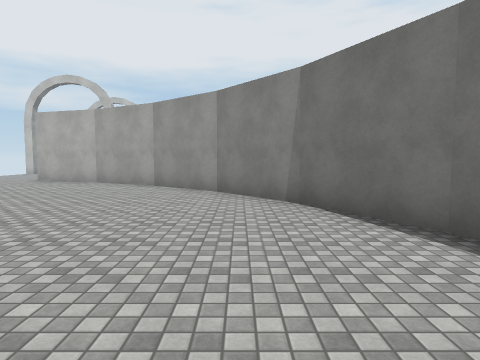
View 1 (above)

24 first-person views from a walk through a Unity game level. The camera is 1.5 m above the floor, tilts 4° down and sees 75° across. The floor is counted in squares, 2 m on a side. Each view is taken from the middle of a square. On the plan, view 1 faces up. The plan holds only what a view shows up to about 10 squares ahead; the rest is blank. The place goes on beyond the plan. Surface patterns are stand-ins for the level's own textures.

View 2
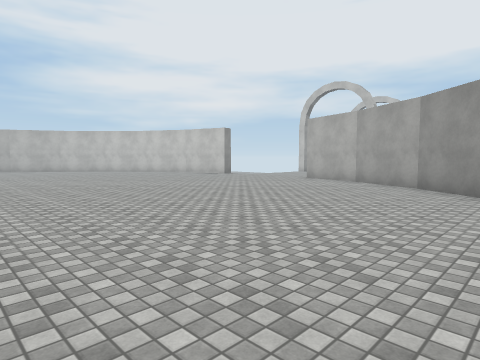

View 3
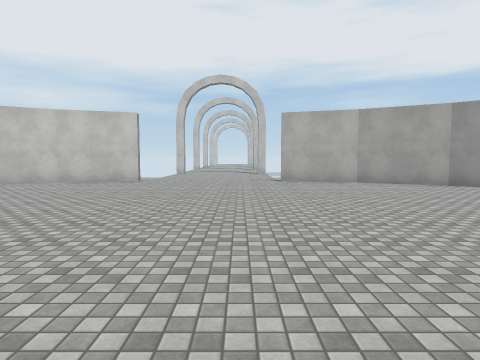

View 4
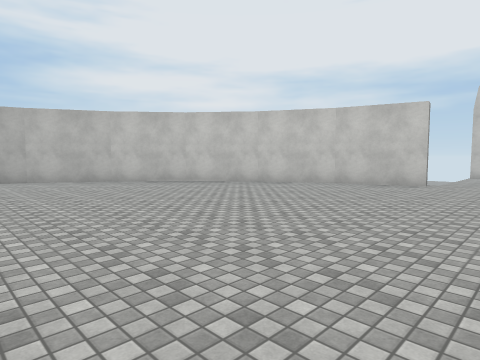

View 5
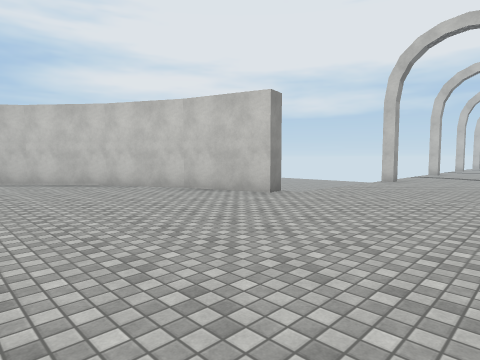

View 6
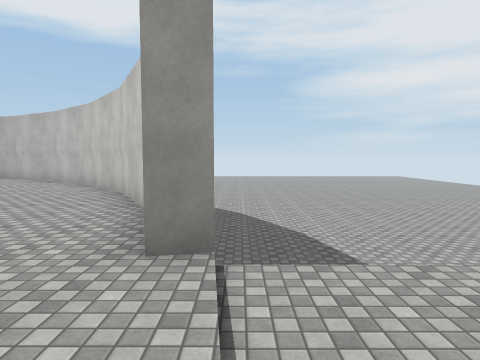

View 7
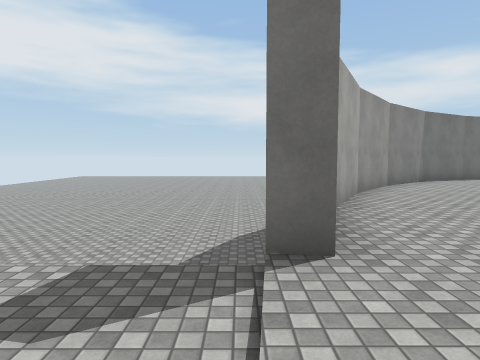

View 8
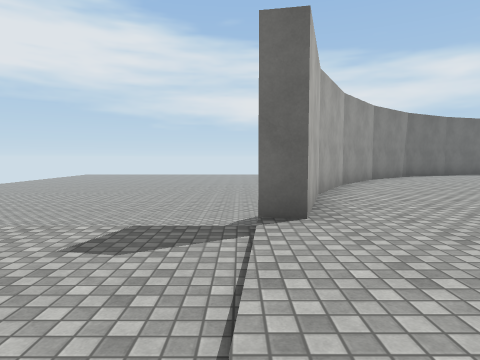

View 9
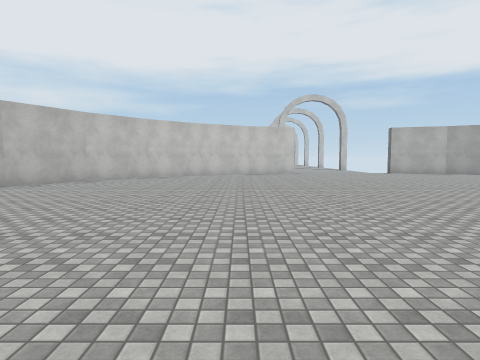

View 10
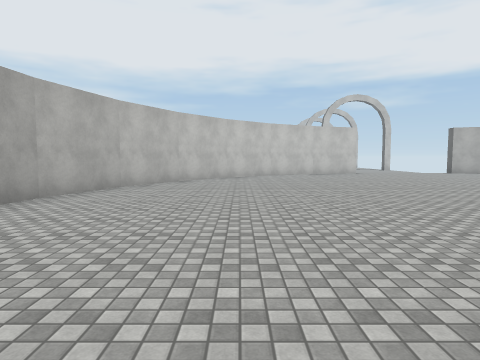

View 11
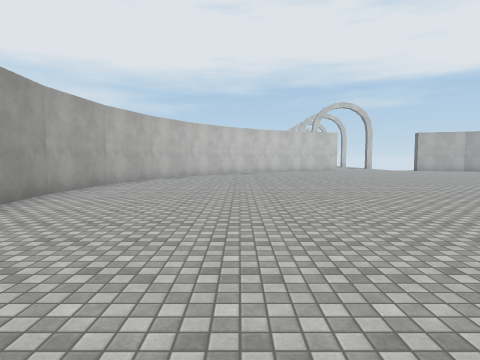

View 12
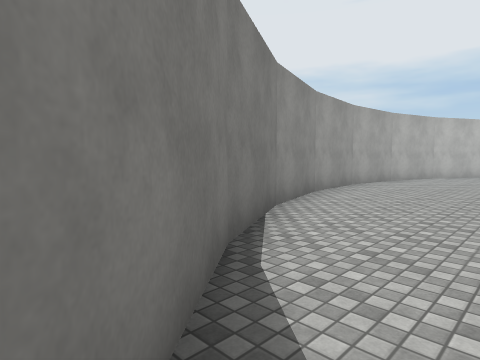

View 13
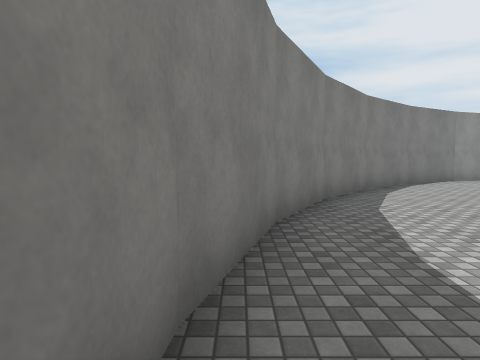

View 14
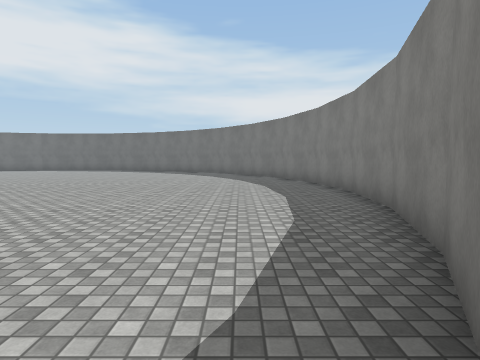

View 15
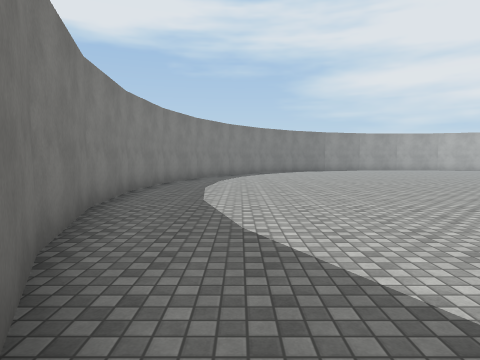

View 16
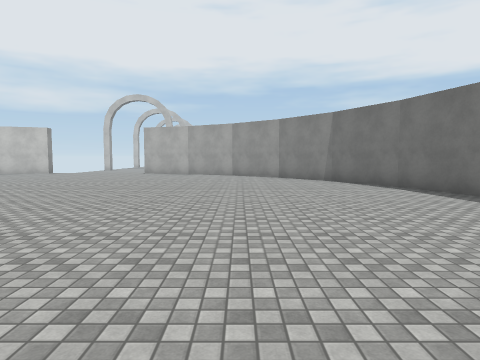

View 17
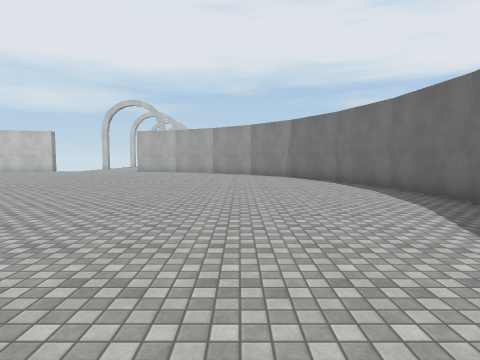

View 18
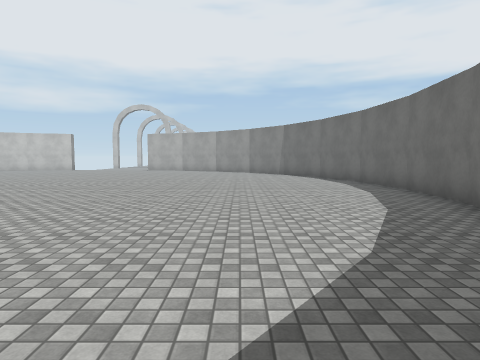

View 19
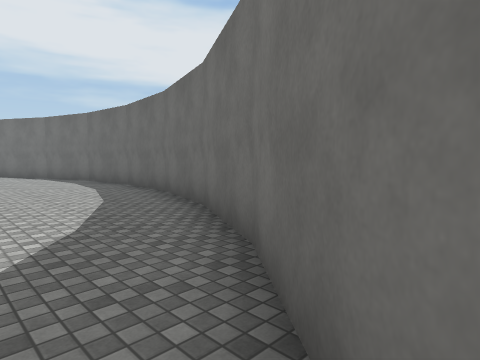

View 20
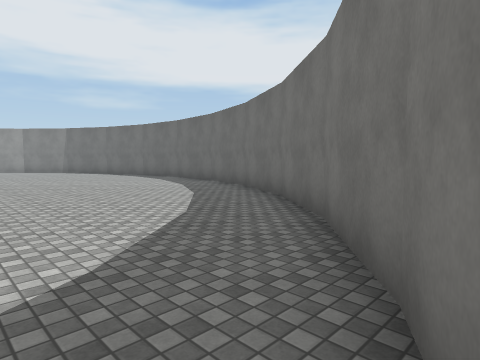

View 21
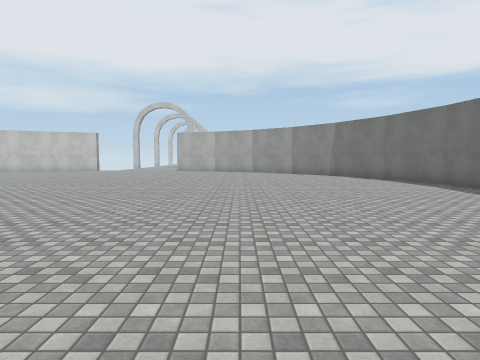

View 22
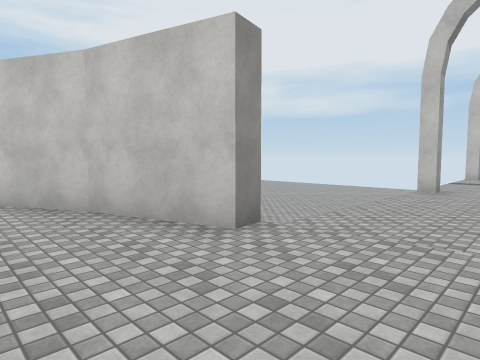

View 23
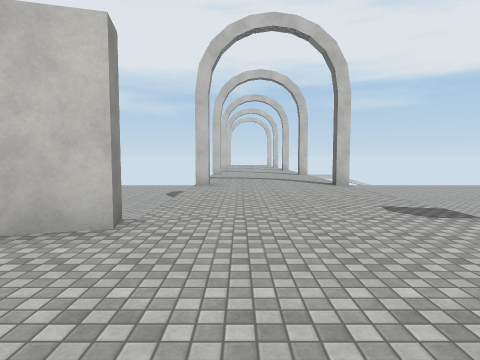

View 24
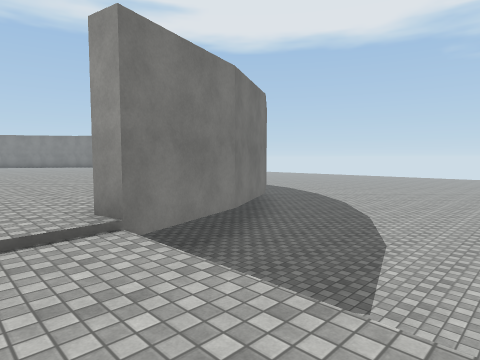

### Floor plan
Key: @ floor where view 1 was taken; # wall or solid block; . main floor; - floor 0.25 m lower than the main floor; / step, stairs or slope; v drop or lower ground.
Columns run from 21 left of view 1 to 3 right of it. Each row starts with its distance up from view 1.
 17   vvvv vv #---#  vvvvvv
 16   vvvvvvv -----  vvvvvv
 15   vvvvvvv -----  vvvvvv
 14   vvvvvvv ----- vvvvvvv
 13 vvvvvvvvv ----- vvvvvvv
 12 vvvvvvvvv ----- vvvvvvv
 11 vvvvvvvvvv///// vvvvvvv
 10  vvvvvv###.....### vvvv
  9   vvv##...........##
  8    v#...............#
  7    #.................#
  6   #...................#
  5   #...................#
  4  #.....................#
  3  #.....................#
  2 #.......................#
  1 #.......................#
  0 #....................@..#
 -1 #..........  ...........#
 -2 #..........  ...........#
 -3 #.........    ..........#
 -4 #..........   ..........#
 -5 #....... ... ...........#
 -6  #.....  ..............#
 -7  #....   ..............#
 -8   #...  ..............#
 -9   #...................#
-10    #.................#
-11     #...............#
-12      ##...........##
-13        ###.....###
-14           #####

Positions as (right, up) in squares from view 1, and headings:
1: (0, 0), facing up
2: (0, 0), facing up-left
3: (-8, 0), facing up
4: (-9, 1), facing up-left
5: (-7, 5), facing up-left
6: (-9, 11), facing left
7: (-9, 11), facing right
8: (-10, 11), facing right
9: (-14, -5), facing up
10: (-17, -5), facing up
11: (-17, -8), facing up
12: (-17, -10), facing up-left
13: (-10, -13), facing left
14: (-16, -11), facing right
15: (-2, -11), facing left
16: (-2, -5), facing up
17: (-1, -7), facing up
18: (-1, -9), facing up
19: (-1, -10), facing up-right
20: (-4, -12), facing up-right
21: (-3, -8), facing up
22: (-9, 8), facing up-left
23: (-10, 7), facing up
24: (-10, 14), facing down-left
